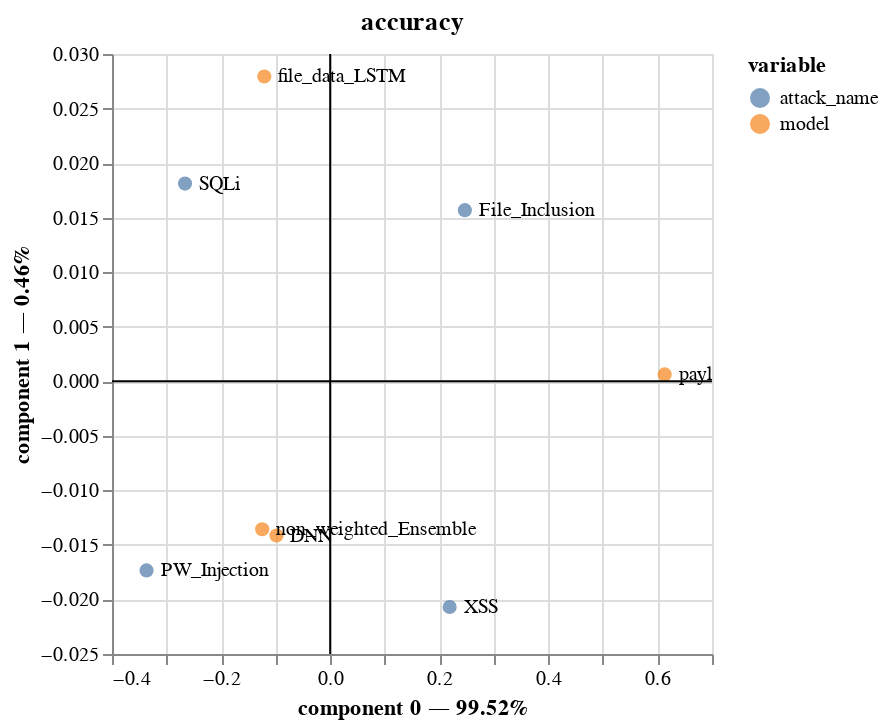

The cell this chart's notebook holds for it:
### Code cell
# Accuracy
ca, input_X, stype = cas[0]
getCA_plot(input_X, ca, stype)

### Figure 1 — Vega-Lite specification as saved in the notebook (floating-point values rounded to 4 significant figures)
{"config": {"view": {"continuousWidth": 300, "continuousHeight": 300}}, "layer": [{"data": {"name": "data-d38922d22c848ec40929c972ccf0969e"}, "mark": {"type": "circle", "size": 50}, "encoding": {"color": {"field": "variable", "type": "nominal"}, "tooltip": [{"field": "variable", "type": "nominal"}, {"field": "value", "type": "nominal"}, {"field": "component 0", "type": "quantitative"}, {"field": "component 1", "type": "quantitative"}], "x": {"axis": {"title": "component 0 — 99.52%"}, "field": "component 0", "scale": {"zero": false}, "type": "quantitative"}, "y": {"axis": {"title": "component 1 — 0.46%"}, "field": "component 1", "scale": {"zero": false}, "type": "quantitative"}}, "name": "view_1"}, {"data": {"name": "data-53050b18c07fa8b634861a46c75ba2b4"}, "mark": {"type": "text", "align": "left", "baseline": "middle", "dx": 7, "fontSize": 10}, "encoding": {"text": {"field": "name", "type": "nominal"}, "x": {"field": "x", "type": "quantitative"}, "y": {"field": "y", "type": "quantitative"}}}, {"data": {"name": "data-06fd9f850666401b4599de5588b60692"}, "mark": {"type": "rule"}, "encoding": {"y": {"field": "y", "type": "quantitative"}}}, {"data": {"name": "data-9c00aa9dc2b1c1a0b4bf9b34ead12925"}, "mark": {"type": "rule"}, "encoding": {"x": {"field": "x", "type": "quantitative"}}}], "params": [{"name": "param_1", "select": {"type": "interval", "encodings": ["x", "y"]}, "bind": "scales", "views": ["view_1"]}], "title": "accuracy", "$schema": "https://vega.github.io/schema/vega-lite/v5.8.0.json", "datasets": {"data-d38922d22c848ec40929c972ccf0969e": [{"component 0": -0.09845, "component 1": -0.01414, "variable": "model", "value": "DNN"}, {"component 0": -0.1208, "component 1": 0.02794, "variable": "model", "value": "file_data_LSTM"}, {"component 0": -0.1247, "component 1": -0.01356, "variable": "model", "value": "non_weighted_Ensemble"}, {"component 0": 0.6132, "component 1": 0.0006291, "variable": "model", "value": "payload_LSTM"}, {"component 0": 0.2469, "component 1": 0.01569, "variable": "attack_name", "value": "File_Inclusion"}, {"component 0": -0.3366, "component 1": -0.01734, "variable": "attack_name", "value": "PW_Injection"}, {"component 0": -0.2662, "component 1": 0.01812, "variable": "attack_name", "value": "SQLi"}, {"component 0": 0.219, "component 1": -0.0207, "variable": "attack_name", "value": "XSS"}], "data-53050b18c07fa8b634861a46c75ba2b4": [{"name": "File_Inclusion", "x": 0.2469, "y": 0.01569}, {"name": "PW_Injection", "x": -0.3366, "y": -0.01734}, {"name": "SQLi", "x": -0.2662, "y": 0.01812}, {"name": "XSS", "x": 0.219, "y": -0.0207}, {"name": "DNN", "x": -0.09845, "y": -0.01414}, {"name": "file_data_LSTM", "x": -0.1208, "y": 0.02794}, {"name": "non_weighted_Ensemble", "x": -0.1247, "y": -0.01356}, {"name": "payload_LSTM", "x": 0.6132, "y": 0.0006291}], "data-06fd9f850666401b4599de5588b60692": [{"y": 0}], "data-9c00aa9dc2b1c1a0b4bf9b34ead12925": [{"x": 0}]}}
